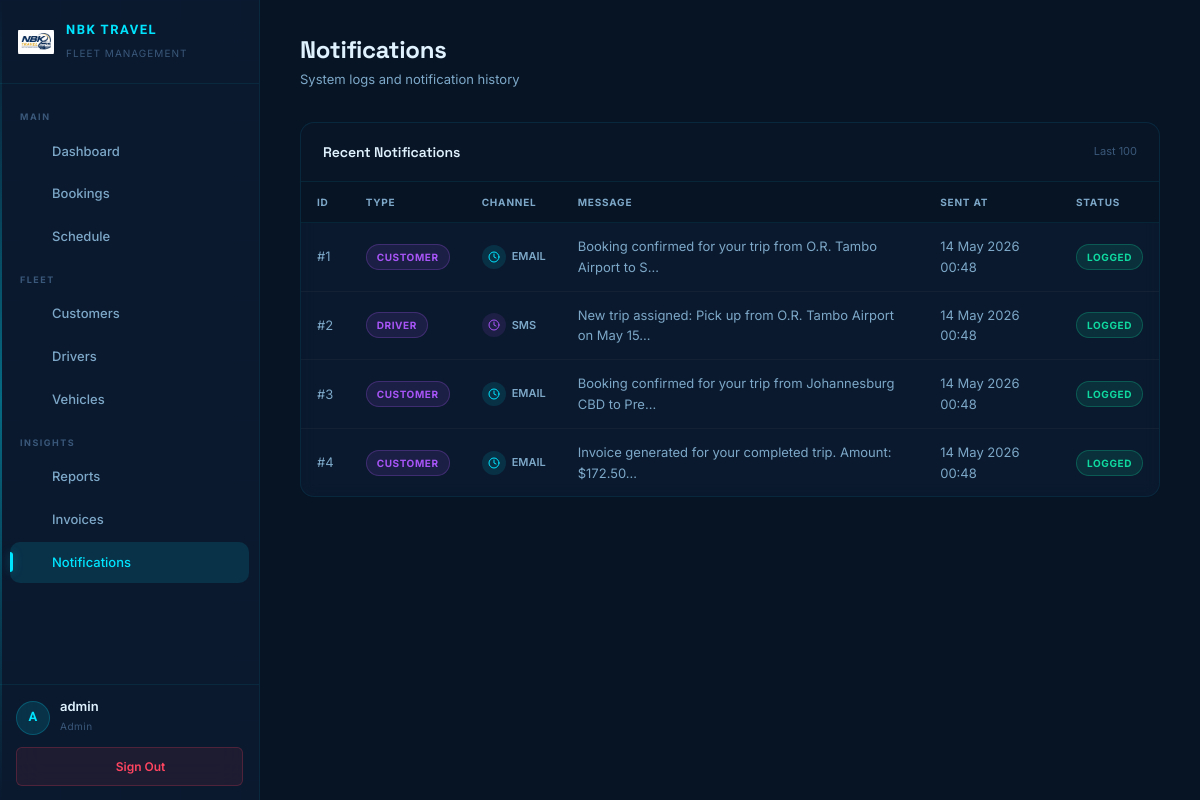
The page /notifications.php on the database its author committed.
### tables this page shows
CREATE TABLE IF NOT EXISTS notifications (
    notificationId INT PRIMARY KEY AUTO_INCREMENT,
    recipientType ENUM('customer','driver') NOT NULL,
    recipientId INT NOT NULL,
    bookingId INT NULL,
    channel ENUM('sms','email') NOT NULL,
    messageBody VARCHAR(500) NOT NULL,
    sentAt DATETIME DEFAULT CURRENT_TIMESTAMP,
    status ENUM('logged','failed') DEFAULT 'logged',
    FOREIGN KEY (bookingId) REFERENCES bookings(bookingId) ON DELETE CASCADE
);

### notifications.php (the view, shortened to what this page needs)
<?php
require_once 'includes/db.php';
$notifications = $conn->query("SELECT notificationId, recipientType, channel, messageBody, sentAt, status FROM notifications ORDER BY sentAt DESC LIMIT 100")->fetch_all(MYSQLI_ASSOC);
require_once 'includes/header.php';
?>
<div class="page-header">
    <div class="ph-text"><h1>Notifications</h1><p>System logs and notification history</p></div>
</div>
<div class="card">
    <div class="card-header"><h2>Recent Notifications</h2><span class="card-header-meta">Last 100</span></div>
    <div class="card-body" style="padding:0;">
        <div class="table-wrap">
            <table>
                <thead><tr><th>ID</th><th>Type</th><th>Channel</th><th>Message</th><th>Sent At</th><th>Status</th></tr></thead>
                <tbody>
                    <?php foreach ($notifications as $n): ?>
                    <tr>
                        <td>#<?= $n['notificationId'] ?></td>
                        <td><span class="badge badge-info"><?= ucfirst($n['recipientType']) ?></span></td>
                        <td>
                            <span class="channel-badge">
                                <span class="ch-dot <?= $n['channel'] ?>"><svg viewBox="0 0 24 24"><circle cx="12" cy="12" r="10"/><polyline points="12 6 12 12 16 14"/></svg></span>
                                <?= strtoupper($n['channel']) ?>
                            </span>
                        </td>
                        <td><?= htmlspecialchars(substr($n['messageBody'], 0, 60)) ?>…</td>
                        <td><?= date('d M Y H:i', strtotime($n['sentAt'])) ?></td>
                        <td><span class="badge badge-<?= $n['status'] ?>"><?= ucfirst($n['status']) ?></span></td>
                    </tr>
                    <?php endforeach; ?>
                </tbody>
            </table>
        </div>
    </div>
</div>
<?php require_once 'includes/footer.php'; ?>

### assets/css/style.css (style rules this page uses)
:root { --void: #020810; --abyss: #040e1c; --deep: #071424; --base: #0b1a30; --panel: #0e2040; --surface: #112448; --raised: #162e58; --hover: #1a3668; --cyan: #00e5ff; --cyan-dim: rgba(0,229,255,0.12); --cyan-mid: rgba(0,229,255,0.22); --cyan-glow: 0 0 20px rgba(0,229,255,0.45), 0 0 60px rgba(0,229,255,0.15); --cyan-glow-sm: 0 0 10px rgba(0,229,255,0.35); --cyan-hover: #00ccff; --purple: #a855f7; --purple-dim: rgba(168,85,247,0.12); --purple-glow: 0 0 20px rgba(168,85,247,0.45); --green: #10d9a0; --amber: #f59e0b; --coral: #ff4560; --ice: #e0f2fe; --mist: #7da8c8; --smoke: #3a587a; --green-dim: rgba(16,217,160,0.12); --amber-dim: rgba(245,158,11,0.12); --coral-dim: rgba(255,69,96,0.12); --border: rgba(0,229,255,0.08); --border-bright: rgba(0,229,255,0.2); --border-subtle: rgba(255,255,255,0.04); --sidebar-w: 260px; --r-sm: 6px; --r-md: 10px; --r-lg: 14px; --r-xl: 20px; --r-2xl: 28px; --ease: cubic-bezier(0.4,0,0.2,1); --t: 0.22s var(--ease); --t-fast: 0.14s var(--ease); --font: 'Inter', -apple-system, sans-serif; --font-display: 'Space Grotesk', 'Inter', sans-serif; --font-tech: 'Orbitron', 'Space Grotesk', sans-serif; }
*,*::before,*::after { margin:0;padding:0;box-sizing:border-box }
html { scroll-behavior:smooth }
html,body { font-family:var(--font);background:var(--abyss);color:var(--ice);line-height:1.6;font-size:14px;-webkit-font-smoothing:antialiased }
body::before { content:'';position:fixed;inset:0;z-index:0;pointer-events:none; background-image:linear-gradient(rgba(0,229,255,0.02) 1px,transparent 1px),linear-gradient(90deg,rgba(0,229,255,0.02) 1px,transparent 1px); background-size:60px 60px; }
body.app-body { display:flex;min-height:100vh;background:var(--deep); }
.page-header { display:flex;align-items:flex-start;justify-content:space-between;margin-bottom:32px;gap:16px;flex-wrap:wrap }
.ph-text h1 { font-family:var(--font-display);font-size:24px;font-weight:700;color:var(--ice);letter-spacing:-0.3px;line-height:1.2;margin-bottom:4px }
.ph-text p { font-size:13px;color:var(--mist) }
.card { background:rgba(11,26,48,0.85);border:1px solid var(--border); border-radius:var(--r-lg);margin-bottom:24px;overflow:hidden; backdrop-filter:blur(8px);transition:border-color var(--t); }
.card-header { display:flex;align-items:center;justify-content:space-between; padding:18px 22px;border-bottom:1px solid var(--border); background:rgba(0,0,0,0.15); }
.card-header h2 { font-family:var(--font-display);font-size:14px;font-weight:600;color:var(--ice);letter-spacing:-0.1px }
.card-header-meta { font-size:11px;color:var(--smoke) }
.card-body { padding:22px }
.table-wrap { overflow-x:auto }
table { width:100%;border-collapse:separate;border-spacing:0;font-size:13px }
thead { background:rgba(0,0,0,0.2) }
th { padding:12px 16px;text-align:left;font-size:10px;font-weight:700;text-transform:uppercase;letter-spacing:0.8px;color:var(--mist);border-bottom:1px solid var(--border);white-space:nowrap }
td { padding:13px 16px;border-bottom:1px solid var(--border-subtle);color:var(--mist);vertical-align:middle;transition:color var(--t-fast) }
tbody tr:last-child td { border-bottom:none }
.badge { display:inline-flex;align-items:center;padding:4px 10px;border-radius:30px;font-size:10px;font-weight:700;text-transform:uppercase;letter-spacing:0.6px;white-space:nowrap;border:1px solid }
.badge-logged { background:var(--green-dim);color:var(--green);border-color:rgba(16,217,160,0.25) }
.badge-info { background:var(--purple-dim);color:var(--purple);border-color:rgba(168,85,247,0.25) }
.channel-badge { display:inline-flex;align-items:center;gap:6px;font-size:11px;font-weight:600;color:var(--mist) }
.ch-dot { width:24px;height:24px;border-radius:50%;display:flex;align-items:center;justify-content:center;flex-shrink:0 }
.ch-dot svg { width:12px;height:12px;stroke:currentColor;fill:none;stroke-width:2;stroke-linecap:round;stroke-linejoin:round }
.ch-dot.email { background:var(--cyan-dim);color:var(--cyan) }
.ch-dot.sms { background:var(--purple-dim);color:var(--purple) }

### rows shown on the page
notifications: notificationId "1", recipientType "CUSTOMER", channel "EMAIL", messageBody "Booking confirmed for your trip from O.R. Tambo Airport to S", sentAt "14 May 2026 00:48", status "LOGGED"
notifications: notificationId "2", recipientType "DRIVER", channel "SMS", messageBody "New trip assigned: Pick up from O.R. Tambo Airport on May 15", sentAt "14 May 2026 00:48", status "LOGGED"
notifications: notificationId "3", recipientType "CUSTOMER", channel "EMAIL", messageBody "Booking confirmed for your trip from Johannesburg CBD to Pre", sentAt "14 May 2026 00:48", status "LOGGED"
notifications: notificationId "4", recipientType "CUSTOMER", channel "EMAIL", messageBody "Invoice generated for your completed trip. Amount: $172.50", sentAt "14 May 2026 00:48", status "LOGGED"

### other values the page prints
$label "Dashboard Bookings Schedule Customers Drivers Vehicles Reports Invoices Notifications"
$initial "A"
$_SESSION['username'] "admin"
$_SESSION['role'] "Admin"
